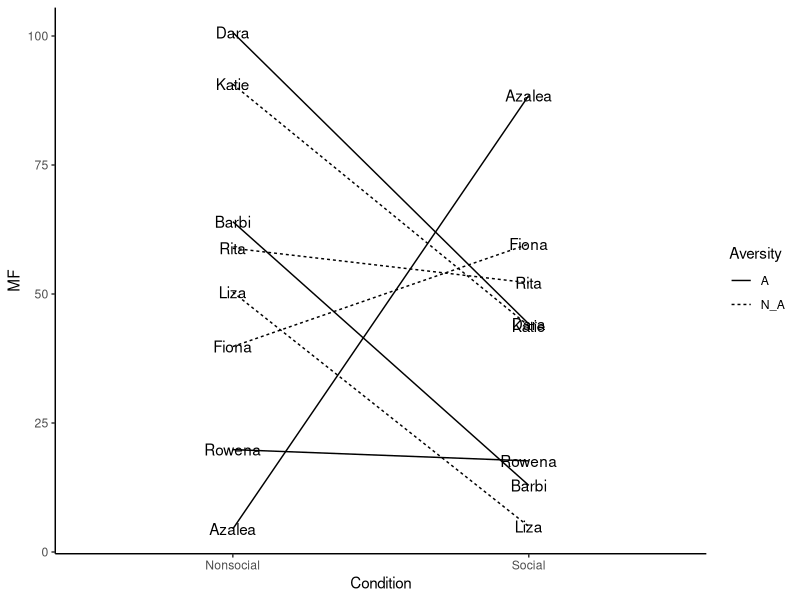
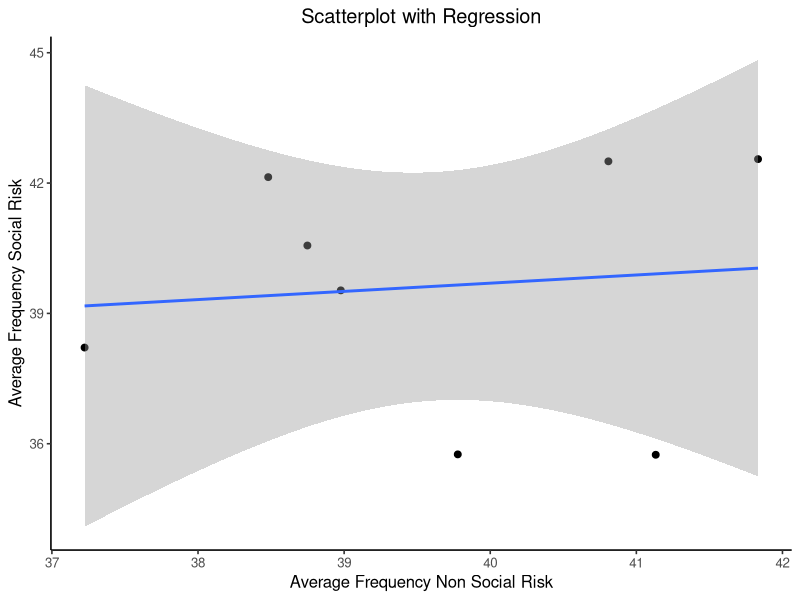

The R source for these figures, in order: (Note: this script raises an error after producing the figures.)
## ---- chunk 1
knitr::opts_chunk$set(message=FALSE,warning=FALSE, cache=TRUE)
## ---- chunk 2
library(ggplot2)

# add "each" to keep both copies of the names together 
Names <- rep(c("Dara","Azalea","Barbi","Rowena","Fiona","Katie","Liza","Rita"),each=2)
MF <- rnorm(16,50,25) 
Condition <-rep(c("Social","Nonsocial"),8)
# "times=" to repeat how many times you want A and N_A to be repeated 
Aversity <- rep(c("A","N_A"),times=c(8,8))
plot_df<- data.frame(Names, MF, Condition) 

ggplot(plot_df, aes(x=Condition, y=MF, group=Names,
                    linetype=Aversity))+ 
  geom_line()+
  geom_text(label=Names)+
  theme_classic()

## ---- chunk 3

AvNonRisk <- rnorm(8,40,2)
AvSocialRisk <- rnorm(8,40,2)
plot_df <- data.frame(AvNonRisk,AvSocialRisk)


ggplot(plot_df, aes(x=AvNonRisk,y=AvSocialRisk))+
  geom_point()+
  geom_point(size=2)+
  geom_smooth(method=lm)+
  
  xlab("Average Frequency Non Social Risk")+
  ylab("Average Frequency Social Risk")+
  ggtitle("Scatterplot with Regression")+
  theme_classic(base_size=12)+
  theme(plot.title = element_text(hjust = 0.5))

       
## ---- chunk 4
factor_one <- as.factor(c("Fill","Empty"))
factor_two <- as.factor(c("Wide Base","Wide Top"))
dv_means <- c(2,30,40)
dv_SEs   <- c(4,3.4,4)
plot_df <- data.frame(factor_one,
                      dv_means,
                      dv_SEs)

ggplot(plot_df, aes(x=factor_one, x=factor_two,y=dv_means))+
  geom_bar(stat="identity")
## ---- chunk 5
#Create a dataframe
factor_one <- as.factor(c("A","B","C"))
dv_means <- c(20,30,40)
dv_SEs   <- c(4,3.4,4)
plot_df <- data.frame(factor_one,
                      dv_means,
                      dv_SEs)

# basic line graph

ggplot(plot_df, aes(x=factor_one,y=dv_means, group=1))+
  geom_point()+
  geom_line()
## ---- chunk 6
score <- rnorm(100,0,1)
n <- 1:100
plot_df <- data.frame(score,n)

ggplot(plot_df, aes(x=score))+
  geom_histogram(bins=10,
                 color="white")
